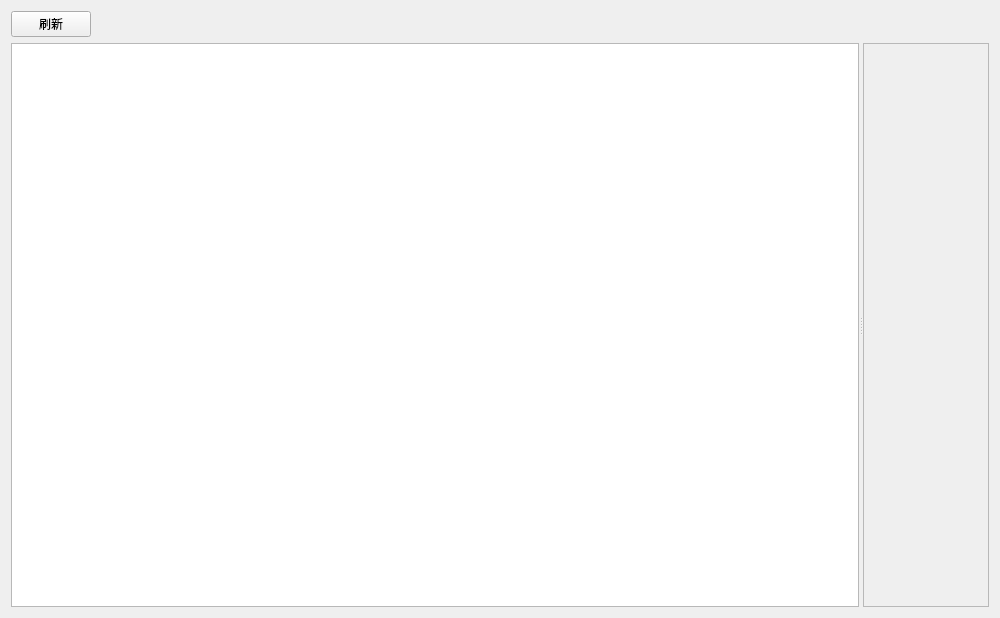
<?xml version="1.0" encoding="UTF-8"?>
<ui version="4.0">
 <class>SettingEditor</class>
 <widget class="QWidget" name="SettingEditor">
  <property name="geometry">
   <rect>
    <x>0</x>
    <y>0</y>
    <width>1000</width>
    <height>618</height>
   </rect>
  </property>
  <property name="windowTitle">
   <string>设置</string>
  </property>
  <layout class="QGridLayout" name="gridLayout_2">
   <item row="0" column="0">
    <widget class="PushButton" name="pb_refresh">
     <property name="text">
      <string>刷新</string>
     </property>
    </widget>
   </item>
   <item row="0" column="1">
    <spacer name="horizontalSpacer">
     <property name="orientation">
      <enum>Qt::Horizontal</enum>
     </property>
     <property name="sizeHint" stdset="0">
      <size>
       <width>40</width>
       <height>20</height>
      </size>
     </property>
    </spacer>
   </item>
   <item row="1" column="0" colspan="2">
    <widget class="QSplitter" name="splitter">
     <property name="orientation">
      <enum>Qt::Horizontal</enum>
     </property>
     <widget class="TreeWidget" name="tw_setting">
      <attribute name="headerVisible">
       <bool>false</bool>
      </attribute>
      <column>
       <property name="text">
        <string notr="true">1</string>
       </property>
      </column>
     </widget>
     <widget class="ScrollArea" name="sa_setting">
      <property name="widgetResizable">
       <bool>true</bool>
      </property>
      <widget class="QWidget" name="scrollAreaWidgetContents">
       <property name="geometry">
        <rect>
         <x>0</x>
         <y>0</y>
         <width>124</width>
         <height>569</height>
        </rect>
       </property>
       <layout class="QGridLayout" name="gridLayout">
        <item row="0" column="0">
         <widget class="QWidget" name="w_setting" native="true">
          <layout class="QGridLayout" name="gl_setting"/>
         </widget>
        </item>
        <item row="1" column="0">
         <spacer name="verticalSpacer">
          <property name="orientation">
           <enum>Qt::Vertical</enum>
          </property>
          <property name="sizeHint" stdset="0">
           <size>
            <width>0</width>
            <height>0</height>
           </size>
          </property>
         </spacer>
        </item>
       </layout>
      </widget>
     </widget>
    </widget>
   </item>
  </layout>
 </widget>
 <customwidgets>
  <customwidget>
   <class>PushButton</class>
   <extends>QPushButton</extends>
   <header>qfluentwidgets</header>
  </customwidget>
  <customwidget>
   <class>ScrollArea</class>
   <extends>QScrollArea</extends>
   <header>qfluentwidgets</header>
   <container>1</container>
  </customwidget>
  <customwidget>
   <class>TreeWidget</class>
   <extends>QTreeWidget</extends>
   <header>qfluentwidgets</header>
  </customwidget>
 </customwidgets>
 <resources/>
 <connections/>
</ui>
